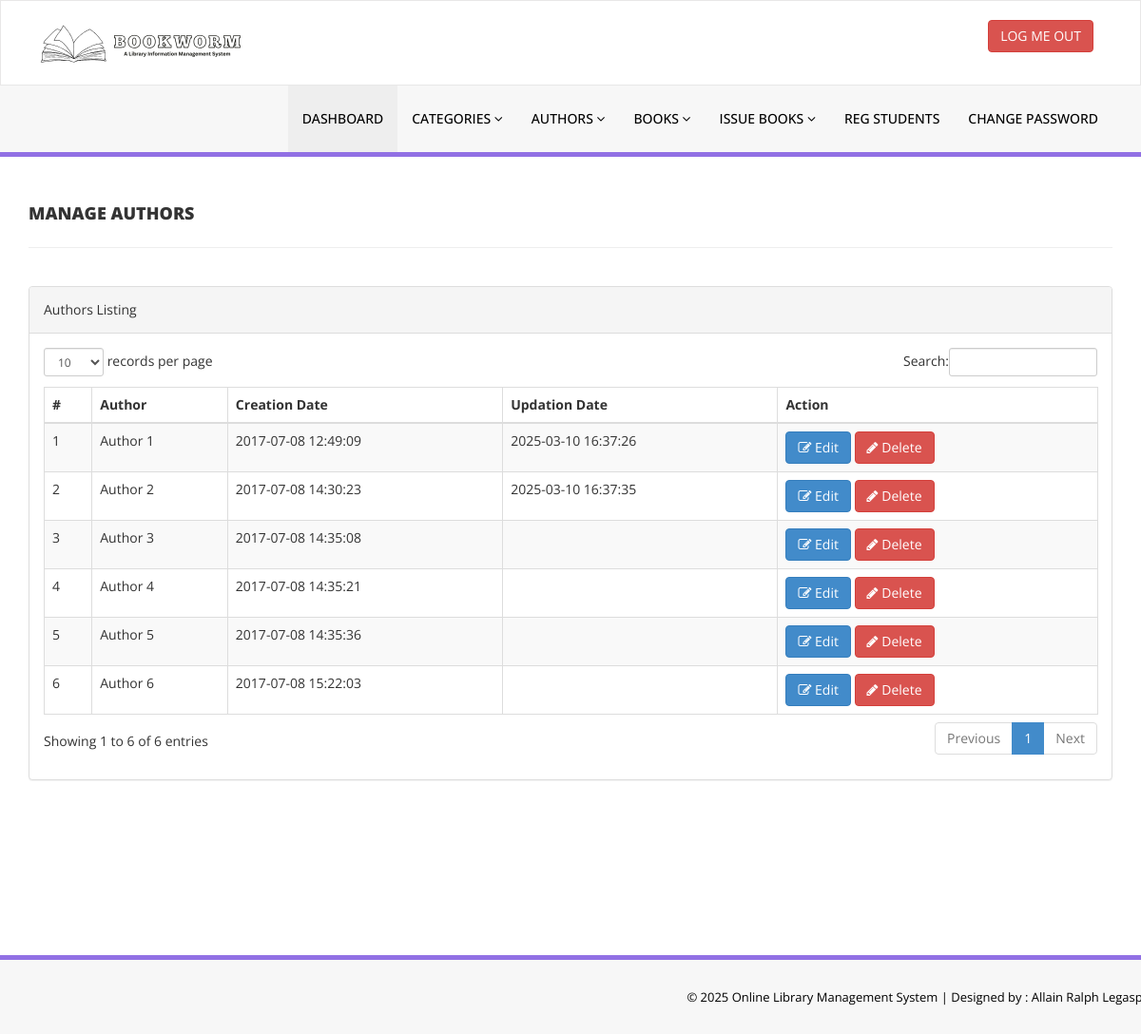
Screenshot of /admin/manage-authors.php (signed in) with the database file from the repository.
### tables this page shows
CREATE TABLE `tblauthors` (
  `id` int(11) NOT NULL,
  `AuthorName` varchar(159) DEFAULT NULL,
  `creationDate` timestamp NULL DEFAULT current_timestamp(),
  `UpdationDate` timestamp NULL DEFAULT NULL ON UPDATE current_timestamp()
);

### admin/manage-authors.php (the view, shortened to what this page needs)
<?php
include('includes/config.php');
if(strlen($_SESSION['alogin'])==0)
    {
header('location:index.php');
}
else{
    ?>
<!DOCTYPE html>
<html xmlns="http://www.w3.org/1999/xhtml">
<head>
    <link href="assets/css/bootstrap.css" rel="stylesheet" />
    <link href="assets/css/font-awesome.css" rel="stylesheet" />
    <link href="assets/js/dataTables/dataTables.bootstrap.css" rel="stylesheet" />
    <link href="assets/css/style.css" rel="stylesheet" />
</head>
<body>
<?php include('includes/header.php');?>
    <div class="content-wrapper">
         <div class="container">
        <div class="row pad-botm">
            <div class="col-md-12">
                <h4 class="header-line">Manage Authors</h4>
    </div>
     <div class="row">
</div>
        </div>
            <div class="row">
                <div class="col-md-12">
                    <div class="panel panel-default">
                        <div class="panel-heading">
                           Authors Listing
                        </div>
                        <div class="panel-body">
                            <div class="table-responsive">
                                <table class="table table-striped table-bordered table-hover" id="dataTables-example">
                                    <thead>
                                        <tr>
                                            <th>#</th>
                                            <th>Author</th>
                                            <th>Creation Date</th>
                                            <th>Updation Date</th>
                                            <th>Action</th>
                                        </tr>
                                    </thead>
                                    <tbody>
<?php $sql = "SELECT * from  tblauthors";
$query = $dbh -> prepare($sql);
$query->execute();
$results=$query->fetchAll(PDO::FETCH_OBJ);
$cnt=1;
if($query->rowCount() > 0)
{
foreach($results as $result)
{               ?>
                                        <tr class="odd gradeX">
                                            <td class="center"><?php echo htmlentities($cnt);?></td>
                                            <td class="center"><?php echo htmlentities($result->AuthorName);?></td>
                                            <td class="center"><?php echo htmlentities($result->creationDate);?></td>
                                            <td class="center"><?php echo htmlentities($result->UpdationDate);?></td>
                                            <td class="center">
                                            <a href="edit-author.php?athrid=<?php echo htmlentities($result->id);?>"><button class="btn btn-primary"><i class="fa fa-edit "></i> Edit</button>
                                          <a href="manage-authors.php?del=<?php echo htmlentities($result->id);?>" onclick="return confirm('Are you sure you want to delete?');"" >  <button class="btn btn-danger"><i class="fa fa-pencil"></i> Delete</button>
                                            </td>
                                        </tr>
 <?php $cnt=$cnt+1;}} ?>
                                    </tbody>
                                </table>
                            </div>
                        </div>
                    </div>
                </div>
            </div>
    </div>
    </div>
  <?php include('includes/footer.php');?>
</body>
</html>
<?php } ?>

### admin/includes/header.php (shortened to what this page needs)
<div class="navbar navbar-inverse set-radius-zero" >
        <div class="container">
            <div class="navbar-header">
                <a class="navbar-brand">
                    <img src="assets/img/logo.png" />
                </a>
            </div>
            <div class="right-div">
                <a href="logout.php" class="btn btn-danger pull-right">LOG ME OUT</a>
            </div>
        </div>
    </div>
    <section class="menu-section">
        <div class="container">
            <div class="row ">
                <div class="col-md-12">
                    <div class="navbar-collapse collapse ">
                        <ul id="menu-top" class="nav navbar-nav navbar-right">
                            <li><a href="dashboard.php" class="menu-top-active">DASHBOARD</a></li>
                            <li>
                                <a href="#" class="dropdown-toggle" id="ddlmenuItem" data-toggle="dropdown"> Categories <i class="fa fa-angle-down"></i></a>
                            </li>
                            <li>
                                <a href="#" class="dropdown-toggle" id="ddlmenuItem" data-toggle="dropdown"> Authors <i class="fa fa-angle-down"></i></a>
                            </li>
 <li>
                                <a href="#" class="dropdown-toggle" id="ddlmenuItem" data-toggle="dropdown"> Books <i class="fa fa-angle-down"></i></a>
                            </li>
                           <li>
                                <a href="#" class="dropdown-toggle" id="ddlmenuItem" data-toggle="dropdown"> Issue Books <i class="fa fa-angle-down"></i></a>
                            </li>
                             <li><a href="reg-students.php">Reg Students</a></li>
  <li><a href="change-password.php">Change Password</a></li>
                        </ul>
                    </div>
                </div>
            </div>
        </div>
    </section>

### admin/includes/footer.php
<section class="footer-section">
     <div class="container">
         <div class="row">
             <div class="col-md-12">
                &copy; 2025 Online Library Management System | Designed by : Allain Ralph Legaspi</a>
             </div>
         </div>
     </div>
 </section>

### admin/assets/css/style.css (style rules this page uses)
.set-radius-zero { border-radius:0px; -moz-border-radius:0px; -webkit-border-radius:0px; }
.content-wrapper { margin-top: 40px; min-height:800px; padding-bottom:90px; }
.header-line { font-weight:900; padding-bottom:25px; border-bottom:1px solid #eeeeee; text-transform:uppercase; }
.pad-botm { padding-bottom:30px; }
.right-div { float: right; padding: 20px; }
#menu-top a { color:#000; text-decoration:none; font-weight:500; padding: 25px 15px 25px 15px; text-transform:uppercase; }
.menu-section { background-color: #f7f7f7; border-bottom:5px solid #9170E4; width:100% }
.menu-top-active { background-color:#eeeeee; }
.navbar-inverse { background-color: #FFF; border-color: rgba(155, 153, 153, 0.23); }
.navbar { min-height: 90px; margin-bottom: 0px; }
.footer-section { padding:25px 50px 25px 50px; color:#000; font-size:13px; background-color: #f7f7f7; text-align:right; border-top:5px solid #9170E4; }

### rows the page displays
tblauthors: AuthorName "Author 1", creationDate "2017-07-08 12:49:09", UpdationDate "2025-03-10 16:37:26"
tblauthors: AuthorName "Author 2", creationDate "2017-07-08 14:30:23", UpdationDate "2025-03-10 16:37:35"
tblauthors: AuthorName "Author 3", creationDate "2017-07-08 14:35:08"
tblauthors: AuthorName "Author 4", creationDate "2017-07-08 14:35:21"
tblauthors: AuthorName "Author 5", creationDate "2017-07-08 14:35:36"
tblauthors: AuthorName "Author 6", creationDate "2017-07-08 15:22:03"
